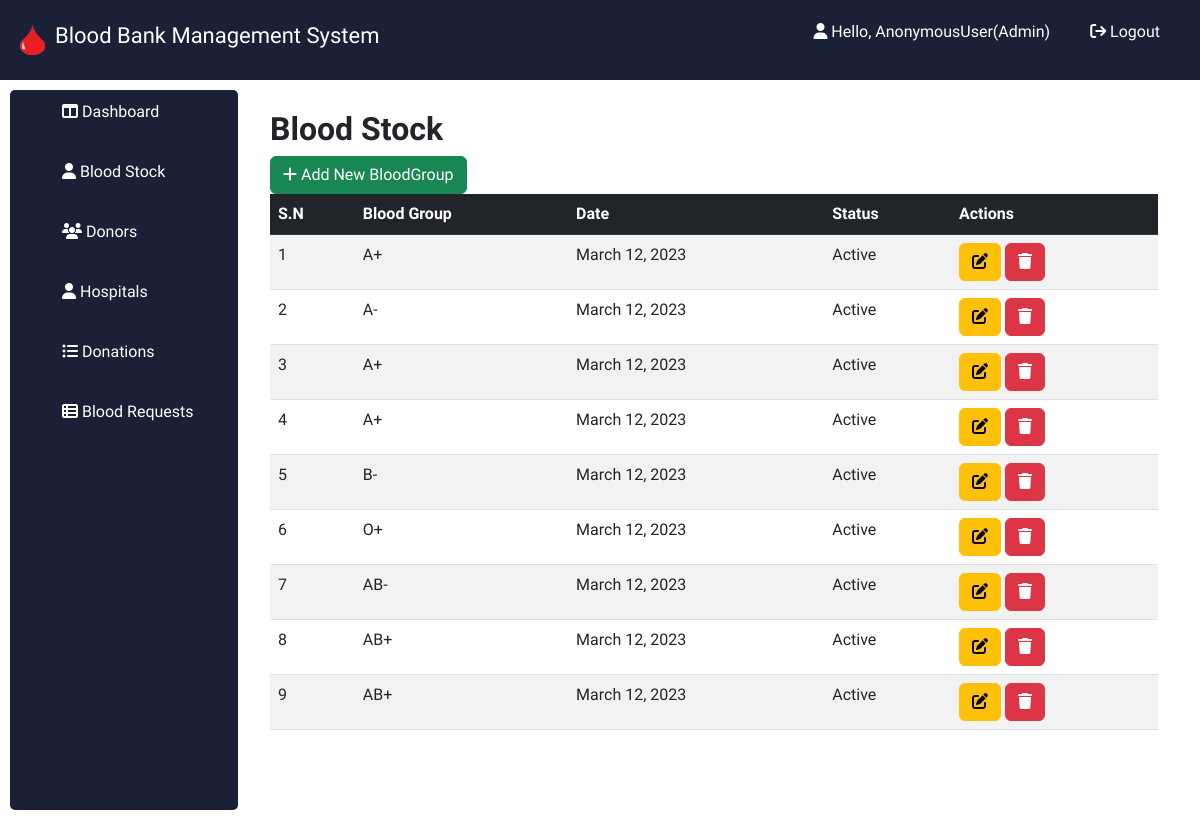
Before: /bloodstock/ with the older database file.
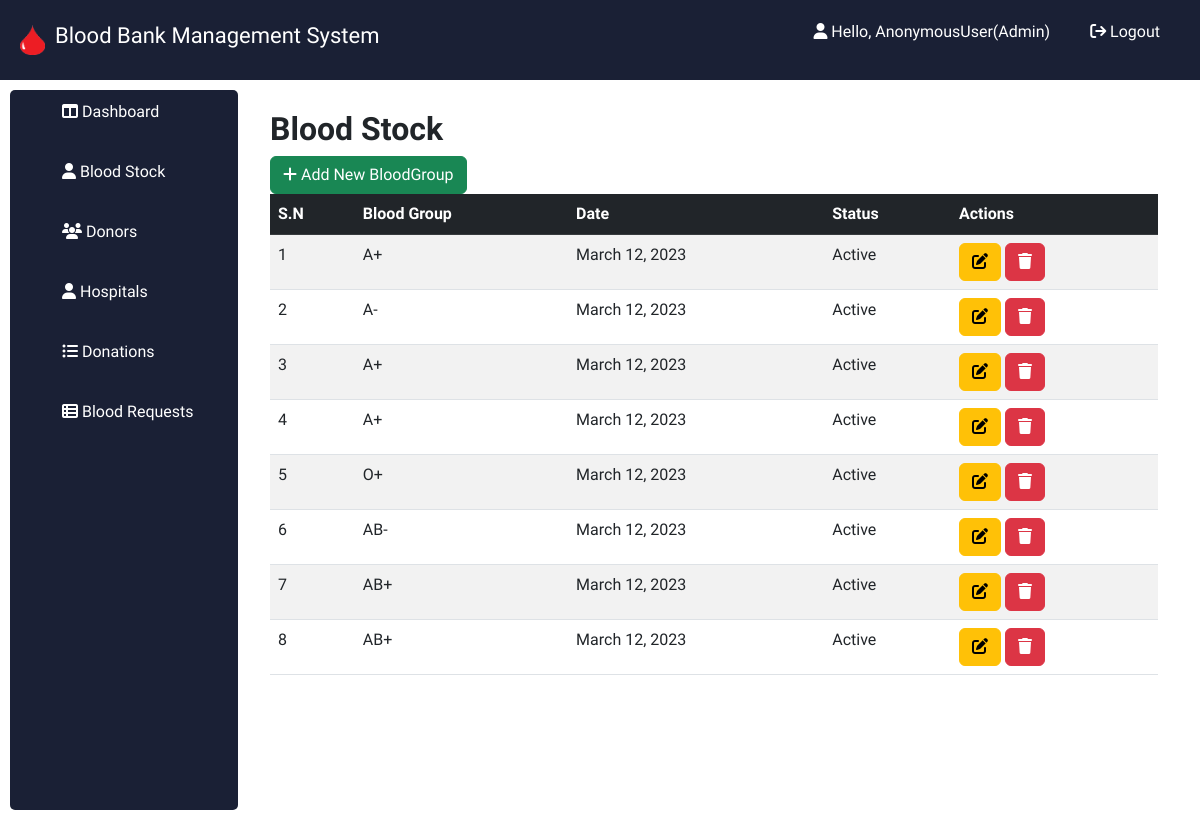
After: the same page with the newer database file.
### blood/models.py (models this page shows, shortened)
class Stock(models.Model):
    bloodgroup=models.CharField(max_length=3,)
    date=models.DateField(auto_now_add=True, blank=True, null=True)
    @property
    def isActive(self):
        current_date = date.today()
        diff = current_date - self.date
        day = diff.days
        if day > 30:
            return False
        else:
            return True

### blood/views.py (the view)
# urls.py: path('bloodstock/', blood_stock_view,name='blood-stock'),
def blood_stock_view(request):
    form=BloodForm()
    dict={
        'bloods': Stock.objects.all(),
        'form':form
    }
    return render(request,'admin/blood_stock.html',context=dict)

### templates/admin/blood_stock.html (shortened to what this page needs)
{% extends 'admin/admin_base.html' %}
{% block content %}
    <div class="container">
		<div class="table-title">
			<h2><b>Blood Stock</b></h2>
			<a href="#addBloodGroupModal" class="btn btn-success" data-bs-toggle="modal"><i class="fa fa-plus"></i> <span>Add New BloodGroup</span></a>
		</div>
            <table class="table table-striped table-hover">
                <thead class="table-dark">
                    <tr>
                        <th>S.N</th>
                        <th>Blood Group</th>
						<th>Date</th>
                        <th>Status</th>
                        <th>Actions</th>
                    </tr>
                </thead>
                <tbody>
                    {% for blood in bloods %}
                    <tr>
                        <td>{{forloop.counter}}</td>
                        <td>{{blood.bloodgroup}}</td>
						<td>{{blood.date}}</td>
						{% if blood.isActive  %}
                        <td>Active</td>
						{% else %}
						<td>Expired</td>
						{% endif %}
                        <td>
                            <a href="#editBloodGroupModal-{{forloop.counter}}" class="btn btn-warning" data-bs-toggle="modal"><i class="fa fa-edit" data-bs-toggle="tooltip" title="Edit"></i></a>
                            <a href="#deleteBloodGroupModal-{{forloop.counter}}" class="btn btn-danger" data-bs-toggle="modal"><i class="fa fa-trash" data-bs-toggle="tooltip" title="Delete"></i></a>
                        </td>
                    </tr>
                    {% endfor %}
                </tbody>
            </table>
        </div>
    </div>
{% endblock %}

Changed rows visible on the page:
removed Stock: bloodgroup "B-", date "March 12, 2023", shows "Active"
